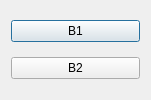
<?xml version="1.0" encoding="UTF-8"?>
<ui version="4.0">
 <class>Dialog</class>
 <widget class="QDialog" name="Dialog">
  <property name="geometry">
   <rect>
    <x>0</x>
    <y>0</y>
    <width>151</width>
    <height>100</height>
   </rect>
  </property>
  <property name="windowTitle">
   <string>Dialog</string>
  </property>
  <layout class="QVBoxLayout" name="verticalLayout">
   <item>
    <widget class="QPushButton" name="pushButton">
     <property name="text">
      <string>B1</string>
     </property>
    </widget>
   </item>
   <item>
    <widget class="QPushButton" name="pushButton_2">
     <property name="text">
      <string>B2</string>
     </property>
    </widget>
   </item>
  </layout>
 </widget>
 <layoutdefault spacing="6" margin="11"/>
 <resources/>
 <connections/>
</ui>
